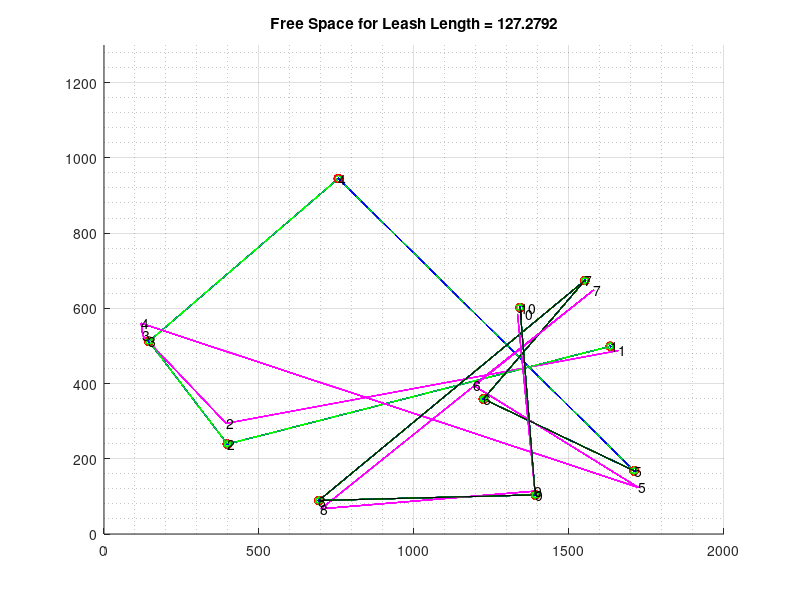

The MATLAB script that drew this image:
function alg ()
% % % % % % % % % % % % % % % % % % % % % % % % % % % % % % % % % % % % % % 
% Coded by: Fernando Gonzalez-Herrera   - CIMAT Zacatecas
%           Carlos Lara-Alvarez         - CIMAT Zacatecas
% % % % % % % % % % % % % % % % % % % % % % % % % % % % % % % % % % % % % %
clc;
global perror;
perror=0;
close all;
% % % % % % % % % % % % % % % % % % % % % % % % % % % % % % % % % % % % % % 
% Parameters for Frechet and scanpath comparison algorith
maxFrechet=(3*30)*sqrt(2);
maxA=maxFrechet;
dista=maxFrechet;
dista2=maxFrechet;
qgamas=2;
pung=10;
% frechetsal=zeros(1,pung-qgamas+1);
tim=1;
% % Make all the combinations for n length scanpaths in a k-waise maner
% % Pairwaise maner
    allc=nchoosek(1:pung,qgamas);
    frechetsal=zeros(1,length(allc));
    vfrechet=zeros(tim, length(allc));    
    vfrechetV=0;
    hc=zeros(pung-1,qgamas);
% % % % % % % % % % % % % % % % % % % % % % % % % % % % % % % % % % % % % % 
for q=1:(pung-1)
    hc(q,1)=q;
    hc(q,2)=q+1;
end
% % % % % % % % % % % % % % % % % % % % % % % % % % % % % % % % % % % % % % 
% Number of iterations to evaluate
for z=1:tim
    clc;
    close all;
% % % % % % % % % % % % % % % % % % % % % % % % % % % % % % % % % % % % % % 
% Random Walk Parameters
% ex, ey = Boundaries
% n = number of points to generate
% npoints = number of scanpath points to evaluate as pattern
    Sal=RandomWalk(50,50,pung);
    qx =Sal(1,:)
    qy =Sal(2,:)
    qpx=Sal(3,:)
    qpy=Sal(4,:)

% % % % % % % % % % % % % % % % % % % % % % % % % % % % % % % % % % % % % % 
    for qgam=1:size(allc,1)
%     vcom(qgam,1)=qgam;
%     vcom(qgam,2)=qgam+qgamas-1;
% % Selecting the qgamas combinatios till length(qx)
        x=qx(allc(qgam,1):allc(qgam,2));
        y=qy(allc(qgam,1):allc(qgam,2));
        px=qpx(allc(qgam,1):allc(qgam,2));
        py=qpy(allc(qgam,1):allc(qgam,2));
        fprintf('Q GAMAS : \t\t%f \t%f',allc(qgam,1),allc(qgam,2))
% % % % % % % % % % % % % % % % % % % % % % % % % % % % % % % % % % % % % %
% % Main algoritm to compare Scanpaths
        inits=zeros(1,size(y,2));
        ends=zeros(1,size(y,2));
        inits(1)=1;
        ends(1)=size(y,2);
        pos=1;
        iMiss=1;
        while 1
            ii=poiR2(x,y,inits(pos),ends(pos),maxA);
            if ii>0
                inits(iMiss+1)=inits(pos);
                ends(iMiss+1)=ii;
                inits(iMiss+2)=ii;
                ends(iMiss+2)=ends(pos);
                iMiss=iMiss+2;
            end
            if(pos==iMiss)
                break;
            end
            pos=pos+1;
        end
        POIval=unique(horzcat(inits(1:iMiss),ends(1:iMiss)))
        xx=x(POIval)
        yy=y(POIval)
        distsini=arrayfun(@(x,y) wdistance(x,y,px(1),py(1),1,1), xx,yy)
        v=find(distsini<dista)
        v0=v(1:end)
        v1=v(2:end)
        if v==1
            v0=1;v1=1;
        end
        distsfin=arrayfun(@(x,y) wdistance(x,y,px(end),py(end),1,1), xx,yy)
        w=find(distsfin<dista2)
        figure(1)
        grid on;
        hold on;
        grid minor;
        plot(x,y,'.b');
        plot(x,y,'--b');
        plot(px,py,'m');
        plot(x(POIval),y(POIval),'or');
        lbl_dwn = .1*max(yy);
% % % % % % % % % % % % % % % % % % % % % % % % % % % % % % % % % % % % % % 
% % Add plot numbers to each iteration of q-gamas in a q wize manner
% % % % % % % % % % % % % % % % % % % % % % % % % % % % % % % % % % % % % %  
%     for i = 1:length(POIval)
%         pp=POIval(i);
%         % % Condition for index exceed inner matrix dimmensions
%         if (pp>length(xx))
%             %             fprintf('TEST01');
%             pp=length(xx);
%         end
%         plot(xx(pp),yy(pp),'r+');
%         % % Label the points with the corresponding 'x' value
% %         tex=strcat(num2str(i),'-',num2str(qgam));
%         tex=strcat(num2str(i));
%         text(xx(pp),yy(pp)+0.05,tex);
%     end
%     for i = 1:length(px)
%         plot(px(i),py(i),'b+');
%         % % Label the points with the corresponding 'y' value
% %         tex=strcat(num2str(i),'-',num2str(qgam));
%         tex=strcat(num2str(i));
%         text(px(i),py(i)+0.05,tex);
%     end
        hold on;
        for i=1:size(v0,2)
            if i==size(v0,2)
                f = find(w>v0(i),1);
            else
                f = find(w>v0(i)&w<=v1(i),1);
            end
            if length(f)==1
            start=POIval(v0(i))
            endd=POIval(w(f))
            sx=x(start:endd);
            sy=y(start:endd);
            Pe=(vertcat(px,py));
            Qu=(vertcat(sx,sy));
            figure(1)
            plot(sx,sy,'-hg');
            axis([0 2000 0 1300]);
            fdic=frechet_decide(Pe,Qu,maxFrechet,0,0);
                if fdic==1
                    figure(1);
                    plot(sx,sy,'-k');
                else
                    frechetsal(1,qgam)=frechetsal(1,qgam)+1;
                    fprintf('EEEEEEEEEERRRROOOR\n');
                end
            else
                frechetsal(1,qgam)=frechetsal(1,qgam)+1;
            end
        end
end
vfrechet(z,:)=frechetsal
vfrechet;
%     jx=1-pdist(vertcat(x,px),'jaccard')
%     jy=1-pdist(vertcat(y,py),'jaccard')
end
% % % % % % % % % % % % % % % % % % % % % % % % % % % % % % % % % % % % % % 
% % % End of iterative statements for evaluation
% % % % % % % % % % % % % % % % % % % % % % % % % % % % % % % % % % % % % % 
for ii = 1:length(qx)
    text(qx(ii),qy(ii),num2str(ii),'color','k')
end
for ii = 1:length(qx)
    text(qpx(ii),qpy(ii),num2str(ii),'color','k')
end
allc'
vfrechet
% % % % % % % % % % % % % % % % % % % % % % % % % % % % % % % % % % % % % % 
for band=1:size(vfrechet,1)
    if (length(find(vfrechet==1))>ceil(0.2*length(allc)))
        if (vfrechet(1,1)+vfrechet(1,5)+vfrechet(1,8)+vfrechet(1,10)) >2
            vfrechetV=vfrechetV+1;
        end
%         vfrechet(band,size(vfrechet,2)+1)=vfrechet(band,size(vfrechet,2)+1)+1;
    end
end
% % % % % % % % % % % % % % % % % % % % % % % % % % % % % % % % % % % % % % 
if vfrechetV==0
    fprintf('\nEl scanpath patron cumple con el scanpath generado\t\n\n');
    fprintf('%f errores de %f comparaciones, %i \t\n',size(vfrechet,2)*size(vfrechet,1)-sum(vfrechet(:)==0),size(vfrechet,2)*size(vfrechet,1),(((sum(vfrechet(:)==0))/(size(vfrechet,2)*size(vfrechet,1))))*100);
else
    fprintf('\nEl scanpath patron NO cumple con el scanpath generado\t\n\n');
    fprintf('%f errores de %f comparaciones, %i \t\n',size(vfrechet,2)*size(vfrechet,1)-sum(vfrechet(:)==0),size(vfrechet,2)*size(vfrechet,1),(((sum(vfrechet(:)==0))/(size(vfrechet,2)*size(vfrechet,1))))*100);
end

end

function dis = wdistance(x0,y0,x1,y1,alx,aly)
% % Get the distance between two points with compensation alx,aly
% % 1 & COMPY, only compensation in the Y axis
    dx=(x1-x0)*alx;
    dy=(y1-y0)*aly;
    dis=sqrt(dx*dx+dy*dy);
end

function [PoI] = poiR2(vx1,vy1,i0,i1,maxleng)
% % % % % % % % % % % % % % % % % % % % % % % % % % % % % % % % % % % % % % 
% Coded by: Jose Fernando Gonzalez Herrera - CIMAT Zacatecas
% % % % % % % % % % % % % % % % % % % % % % % % % % % % % % % % % % % % % % 
% vx1       = X coordenate Vector
% vy1       = Y coordenate Vector
% i0        = Starting point
% i1        = Ending point
% maxleng   = Max distance
% % % % % % % % % % % % % % % % % % % % % % % % % % % % % % % % % % % % % % 
% NOTE:     vx1 and vy1 must be equal size
% % % % % % % % % % % % % % % % % % % % % % % % % % % % % % % % % % % % % %
if i1-i0<=1
    PoI=0;
    return;
end
i=1;j=1; u=1;
pi1=[vx1(i0);vy1(i0);1];
pf1=[vx1(i1);vy1(i1);1];
l1=cross(pi1,pf1);
ll1=l1(1:2,1);
k1=1/sqrt(dot(ll1,ll1));
eq1=k1*l1;                      %Line A - Thru first and last point
l2dots=zeros(i1-i0+1,1);
for i=i0:1:i1
    l2dots(i-i0+1)=dot(eq1,[vx1(i);vy1(i);1]);
end
l2dots=abs(l2dots);
[mL,iL]=max(l2dots);            %Furthest point from line A
% a=[vx1(iL)-vx1(i0);vy1(iL)-vy1(i0);0];
% b=[vx1(i1)-vx1(i0);vy1(i1)-vy1(i0);0];
iLL=iL+i0-1;
A=[vx1(iLL)-vx1(i0),vy1(iLL)-vy1(i0);
    vx1(i1)-vx1(i0),vy1(i1)-vy1(i0)];
areap=abs(0.5*det(A));
if (areap>maxleng)    
    PoI=iL+i0-1;
else
    PoI=0;
end
end

function [Sal] = RandomWalk (ex, ey, n)
% % % % % 1920x1080 Screen Resolution
% % % % % First random point within a square on the middle on the screen
% % % % % emulation atention to test
    xmin=0+ex;      xmax=1920-ex;       %ex px offset from top to bottom
    ymin=0+ey;      ymax=1080-ey;       %ey px offset from left to right
    m=n;                                %Number of points to generate
% % Random Coordinates n=m
    x1=round(xmin+rand(1,n)*(xmax-xmin));
    y1=round(ymin+rand(1,m)*(ymax-ymin));
% % Add gaussian noise to each coordenate
    x2=round((randn(1,n)*30)+x1);
    y2=round((randn(1,m)*30)+y1);
% % Add random outlier
    err=abs(rand(1));
    if (err>0.3)
       pla=randi(n,1,1);
       x2(1,pla)=round(xmin+rand(1,1)*(xmax-xmin));       
       y2(1,pla)=round(ymin+rand(1,1)*(ymax-ymin));
    end
% To a Sal vector
    Sal(1,:)=real(x1);
    Sal(2,:)=real(y1);
    Sal(3,:)=real(x2);
    Sal(4,:)=real(y2);
end

function [decide] = frechet_decide(P,Q,len,plotFSD,printFSD)
% % % % % % % % % % % % % % % % % % % % % % % % % % % % % % % % % % % % % % 
% % Frechet Distance Demo
% Script to run the Decision Problem (DP) for Frechet distance
% The DP is based on Algorithm 1 in "Computing the Frechet Distance 
% Between Two Polygonal Curves", Alt and Godau, International Journal of
% Computational Geometry and Applications, 1995.
% Author:     Rich Kenefic
% Created:    14-Dec-2011
% Modified:   18-Oct-2012 To include the Frechet computation
% % % % % % % % % % % % % % % % % % % % % % % % % % % % % % % % % % % % % % 
global perror;
%--solves the decision problem for Frechet distance
[M,N]=size(P);
if M~=2, error('P must be a 2 by I array'); end
I = N;
[M,N]=size(Q);
if M~=2, error('Q must be a 2 by J array'); end
J = N;
%--compute the free space in each cell
for i=1:I-1
    xp = P(1,i); yp = P(2,i);
    xp1 = P(1,i+1); yp1 = P(2,i+1);
    lP(i) = (xp1-xp)^2 + (yp1-yp)^2;  %--length^2 of the ith segment of P
end
for j=1:J-1
    xq = Q(1,j); yq = Q(2,j);
    xq1 = Q(1,j+1); yq1 = Q(2,j+1);
    lQ(j) = (xq1-xq)^2 + (yq1-yq)^2;  %--length^2 of the jth segment of Q
end
for i=1:I
    xp = P(1,i); yp = P(2,i);
    for j=1:J
        xq = Q(1,j); yq = Q(2,j);
        lPQ(i,j) = (xq-xp)^2 + (yq-yp)^2;  %--length^2 of P->Q link
    end
end
for i=1:I-1
    xp = P(1,i); yp = P(2,i);
    xp1 = P(1,i+1); yp1 = P(2,i+1);    
    for j=1:J-1
        xq = Q(1,j); yq = Q(2,j);
        xq1 = Q(1,j+1); yq1 = Q(2,j+1);
        %--solve for the line segment circle intersections
        ap = lP(i);  aq = lQ(j);
        bp = 2*((xp-xq)*(xp1-xp)+(yp-yq)*(yp1-yp));
        bq = 2*((xq-xp)*(xq1-xq)+(yq-yp)*(yq1-yq));
        c = lPQ(i,j) - len^2;
        dp = bp*bp - 4*ap*c;
        dq = bq*bq - 4*aq*c;
        if dp<0.0,  %--  a_ij, b_ij, LF_ij
            %--line and circle do not intersect
            A(i,j) = NaN; B(i,j) = NaN; 
            LF(i,j,1) = NaN; LF(i,j,2) = NaN;
        else
            up = ((-bp)+sqrt(dp))/(2*ap); um = ((-bp)-sqrt(dp))/(2*ap);
            if (((up<0)&&(um<0))||((up>1)&&(um>1)))
                %--line segment outside circle
                A(i,j) = NaN; B(i,j) = NaN;
                LF(i,j,1) = NaN; LF(i,j,2) = NaN;
            elseif ((min([um up])<0)&&(max([um up])>1))
                %--line segment is interior to circle
                A(i,j) = 0; B(i,j) = 1;
                LF(i,j,1) = 0; LF(i,j,2) = 1;
            elseif ((min([um up])<=0)&&(max([um up])<=1))
                %--one intersection (b_i,j)
                A(i,j) = 0; B(i,j) = max([um up]);
                LF(i,j,1) = 0; LF(i,j,2) = B(i,j);
            elseif ((min([um up])>=0)&&(max([um up])>1))
                %--one intersection (a_i,j)
                A(i,j) = min([um up]); B(i,j) = 1;
                LF(i,j,1) = A(i,j); LF(i,j,2) = 1;
            elseif ((min([um up])>=0)&&(max([um up])<=1))
                %--two intersections
                A(i,j) = min([um up]); B(i,j) = max([um up]);
                LF(i,j,1) = A(i,j); LF(i,j,2) = B(i,j);
            else
                error('Unexpected case in frechet_decide at LF');
            end
        end
        if dq<0.0,  %--  c_ij, d_ij, BF_ij
            %--line and circle do not intersect
            C(i,j) = NaN; D(i,j) = NaN; 
            BF(i,j,1) = NaN; BF(i,j,2) = NaN;
        else
            up = (-bq+sqrt(dq))/(2*aq); um = (-bq-sqrt(dq))/(2*aq);
            if (((up<0)&&(um<0))||((up>1)&&(um>1)))
                %--line segment outside circle
                C(i,j) = NaN; D(i,j) = NaN;
                BF(i,j,1) = NaN; BF(i,j,2) = NaN;
            elseif ((min([um up])<0)&&(max([um up])>1))
                %--line segment is interior to circle
                C(i,j) = 0; D(i,j) = 1;
                BF(i,j,1) = 0; BF(i,j,2) = 1;
            elseif ((min([um up])<=0)&&(max([um up])<=1))
                %--one intersection (d_i,j)
                C(i,j) = 0; D(i,j) = max([um up]);
                BF(i,j,1) = 0; BF(i,j,2) = D(i,j);
            elseif ((min([um up])>=0)&&(max([um up])>1))
                %--one intersection (a_i,j)
                C(i,j) = min([um up]); D(i,j) = 1;
                BF(i,j,1) = C(i,j); BF(i,j,2) = 1;
            elseif ((min([um up])>=0)&&(max([um up])<=1))
                %--two intersections
                C(i,j) = min([um up]); D(i,j) = max([um up]);
                BF(i,j,1) = C(i,j); BF(i,j,2) = D(i,j);
            else
                error('Unexpected case in frechet_decide at BF');
            end
        end
    end
end
%--Top row
xp = P(1,I); yp = P(2,I);
for j=1:J-1
    xq = Q(1,j); yq = Q(2,j);
    xq1 = Q(1,j+1); yq1 = Q(2,j+1);
    %--solve for the line segment circle intersections
    aq = lQ(j);
    bq = 2*((xq-xp)*(xq1-xq)+(yq-yp)*(yq1-yq));
    c = lPQ(I,j) - len^2;
    dq = bq*bq - 4*aq*c;
    if dq<0.0,  %--  c_ij, d_ij, BF_ij
        %--line and circle do not intersect
        C(I,j) = NaN; D(I,j) = NaN;
        BF(I,j,1) = NaN; BF(I,j,2) = NaN;
    else
        up = (-bq+sqrt(dq))/(2*aq); um = (-bq-sqrt(dq))/(2*aq);
        if (((up<0)&&(um<0))||((up>1)&&(um>1)))
            %--line segment outside circle
            C(I,j) = NaN; D(I,j) = NaN;
            BF(I,j,1) = NaN; BF(I,j,2) = NaN;
        elseif ((min([um up])<0)&&(max([um up])>1))
            %--line segment is interior to circle
            C(I,j) = 0; D(I,j) = 1;
            BF(I,j,1) = 0; BF(I,j,2) = 1;
        elseif ((min([um up])<=0)&&(max([um up])<=1))
            %--one intersection (d_i,j)
            C(I,j) = 0; D(I,j) = max([um up]);
            BF(I,j,1) = 0; BF(I,j,2) = D(I,j);
        elseif ((min([um up])>=0)&&(max([um up])>1))
            %--one intersection (a_i,j)
            C(I,j) = min([um up]); D(I,j) = 1;
            BF(I,j,1) = C(I,j); BF(I,j,2) = 1;
        elseif ((min([um up])>=0)&&(max([um up])<=1))
            %--two intersections
            C(I,j) = min([um up]); D(I,j) = max([um up]);
            BF(I,j,1) = C(I,j); BF(I,j,2) = D(I,j);
        else
            error('Unexpected case in frechet_decide at BF (top row)');
        end
    end
end
%--Right column
xq = Q(1,J); yq = Q(2,J);
for i=1:I-1
    xp = P(1,i); yp = P(2,i);
    xp1 = P(1,i+1); yp1 = P(2,i+1);
    %--solve for the line segment circle intersections
    ap = lP(i); 
    bp = 2*((xp-xq)*(xp1-xp)+(yp-yq)*(yp1-yp));
    c = lPQ(i,J) - len^2;
    dp = bp*bp - 4*ap*c;
    if dp<0.0,  %--  a_ij, b_ij, LF_ij
        %--line and circle do not intersect
        A(i,J) = NaN; B(i,J) = NaN;
        LF(i,J,1) = NaN; LF(i,J,2) = NaN;
    else
        up = (-bp+sqrt(dp))/(2*ap); um = (-bp-sqrt(dp))/(2*ap);
        if (((up<0)&&(um<0))||((up>1)&&(um>1)))
            %--line segment outside circle
            A(i,J) = NaN; B(i,J) = NaN;
            LF(i,J,1) = NaN; LF(i,J,2) = NaN;
        elseif ((min([um up])<0)&&(max([um up])>1))
            %--line segment is interior to circle
            A(i,J) = 0; B(i,J) = 1;
            LF(i,J,1) = 0; LF(i,J,2) = 1;
        elseif ((min([um up])<=0)&&(max([um up])<=1))
            %--one intersection (b_i,j)
            A(i,J) = 0; B(i,J) = max([um up]);
            LF(i,J,1) = 0; LF(i,J,2) = B(i,J);
        elseif ((min([um up])>=0)&&(max([um up])>1))
            %--one intersection (a_i,j)
            A(i,J) = min([um up]); B(i,J) = 1;
            LF(i,J,1) = A(i,J); LF(i,J,2) = 1;
        elseif ((min([um up])>=0)&&(max([um up])<=1))
            %--two intersections
            A(i,J) = min([um up]); B(i,J) = max([um up]);
            LF(i,J,1) = A(i,J); LF(i,J,2) = B(i,J);
        else
            error('Unexpected case in frechet_decide at LF (right col)');
        end
    end
end
%--Top Right cell
xp = P(1,I-1); yp = P(2,I-1);
xp1 = P(1,I); yp1 = P(2,I);
xq = Q(1,J-1); yq = Q(2,J-1);
xq1 = Q(1,J); yq1 = Q(2,J);
ap = lP(I-1);  aq = lQ(J-1);
bp = 2*((xp-xq1)*(xp1-xp)+(yp-yq1)*(yp1-yp));
bq = 2*((xq-xp1)*(xq1-xq)+(yq-yp1)*(yq1-yq));
cp = lPQ(I-1,J) - len^2;
cq = lPQ(I,J-1) - len^2;
dp = bp*bp - 4*ap*cp;
dq = bq*bq - 4*aq*cq;
if dp<0.0,  %--  a_ij, b_ij, LF_ij
    %--line and circle do not intersect
    A(I,J) = NaN; B(I,J) = NaN;
    LF(I,J,1) = NaN; LF(I,J,2) = NaN;
else
    up = (-bp+sqrt(dp))/(2*ap); um = (-bp-sqrt(dp))/(2*ap);
    if (((up<0)&&(um<0))||((up>1)&&(um>1)))
        %--line segment outside circle
        A(I,J) = NaN; B(I,J) = NaN;
        LF(I,J,1) = NaN; LF(I,J,2) = NaN;
    elseif ((min([um up])<0)&&(max([um up])>1))
        %--line segment is interior to circle
        A(I,J) = 0; B(I,J) = 1;
        LF(I,J,1) = 0; LF(I,J,2) = 1;
    elseif ((min([um up])<=0)&&(max([um up])<=1))
        %--one intersection (b_i,j)
        A(I,J) = 0; B(I,J) = max([um up]);
        LF(I,J,1) = 0; LF(I,J,2) = B(i,j);
    elseif ((min([um up])>=0)&&(max([um up])>1))
        %--one intersection (a_i,j)
        A(I,J) = min([um up]); B(I,J) = 1;
        LF(I,J,1) = A(i,j); LF(I,J,2) = 1;
    elseif ((min([um up])>=0)&&(max([um up])<=1))
        %--two intersections
        A(I,J) = min([um up]); B(I,J) = max([um up]);
        LF(I,J,1) = A(I,J); LF(I,J,2) = B(I,J);
    else
        error('Unexpected case in frechet_decide at LF (top right cell)');
    end
end
if dq<0.0,  %--  c_ij, d_ij, BF_ij
    %--line and circle do not intersect
    C(I,J) = NaN; D(I,J) = NaN;
    BF(I,J,1) = NaN; BF(I,J,2) = NaN;
else
    up = (-bq+sqrt(dq))/(2*aq); um = (-bq-sqrt(dq))/(2*aq);
    if (((up<0)&&(um<0))||((up>1)&&(um>1)))
        %--line segment outside circle
        C(I,J) = NaN; D(I,J) = NaN;
        BF(I,J,1) = NaN; BF(I,J,2) = NaN;
    elseif ((min([um up])<0)&&(max([um up])>1))
        %--line segment is interior to circle
        C(I,J) = 0; D(I,J) = 1;
        BF(I,J,1) = 0; BF(I,J,2) = 1;
    elseif ((min([um up])<=0)&&(max([um up])<=1))
        %--one intersection (d_i,j)
        C(I,J) = 0; D(I,J) = max([um up]);
        BF(I,J,1) = 0; BF(I,J,2) = D(I,J);
    elseif ((min([um up])>=0)&&(max([um up])>1))
        %--one intersection (a_i,j)
        C(I,J) = min([um up]); D(I,J) = 1;
        BF(I,J,1) = C(I,J); BF(I,J,2) = 1;
    elseif ((min([um up])>=0)&&(max([um up])<=1))
        %--two intersections
        C(I,J) = min([um up]); D(I,J) = max([um up]);
        BF(I,J,1) = C(I,J); BF(I,J,2) = D(I,J);
    else
        error('Unexpected case in frechet_decide at BF (top right cell)');
    end
end
%--plot the free space diagram
if plotFSD==1  
    figure(2)
%     figure('Name','FSD','NumberTitle','off')
    if exist('h')==1
        close(2)
        figure(2)
%         figure('Name','Graph','NumberTitle','off')
        h = [];
    end
    ih = 1;
    for i=1:I-1
        for j=1:J-1
            x = [j-1 j j j-1];  y = [i-1 i-1 i i];
            h(ih)=patch(x',y','k'); ih = ih + 1;
            x = []; y = [];
            if ~isnan(C(i,j))
                x = [x j-1+C(i,j)];  y = [y i-1];
            end
            if ~isnan(D(i,j))
                x = [x j-1+D(i,j)];  y = [y i-1];
            end
            if ~isnan(A(i,j+1))
                x = [x j];  y = [y i-1+A(i,j+1)];
            end
            if ~isnan(B(i,j+1))
                x = [x j];  y = [y i-1+B(i,j+1)];
            end
            if ~isnan(D(i+1,j))
                x = [x j-1+D(i+1,j)];  y = [y i];
            end
            if ~isnan(C(i+1,j))
                x = [x j-1+C(i+1,j)];  y = [y i];
            end
            if ~isnan(B(i,j))
                x = [x j-1];  y = [y i-1+B(i,j)];
            end
            if ~isnan(A(i,j))
                x = [x j-1];  y = [y i-1+A(i,j)];
            end
            if length(x)>2
                h(ih) = patch(x',y','w'); ih = ih + 1;
            elseif length(x)>0
                x
                y
                fprintf('patch error\n');
            end
        end
    end
end
%--Compute the reachable sets for each cell
for i=2:I    %--fill in column 1
    LR(i,1,1) = NaN; LR(i,1,2) = NaN;
end
for j=2:J    %--fill in row 1
    BR(1,j,1) = NaN; BR(1,j,2) = NaN;
end
for i=1:I-1
    for j=1:J-1
        if (i==1)&&(j==1)
            if (LF(i,j,1)==0)&&(BF(i,j,1)==0)   %--start at the origin
                LR(i,j+1,1) = LF(i,j+1,1); LR(i,j+1,2) = LF(i,j+1,2);
                BR(j+1,i,1) = BF(j+1,i,1); BR(j+1,i,2) = BF(j+1,i,2);
            else
                LR(i,j+1,1) = NaN; LR(i,j+1,2) = NaN;
                BR(j+1,i,1) = NaN; BR(j+1,i,2) = NaN;
            end
        else
            if isnan(LR(i,j,1))&&isnan(BR(i,j,1))
                LR(i,j+1,1) = NaN; LR(i,j+1,2) = NaN;
                BR(i+1,j,1) = NaN; BR(i+1,j,2) = NaN;
            elseif (~isnan(LR(i,j,1)))&&isnan(BR(i,j,1))
                BR(i+1,j,1) = BF(i+1,j,1); BR(i+1,j,2) = BF(i+1,j,2);
                if (LF(i,j+1,2)<LR(i,j,1))||isnan(LF(i,j+1,2))
                    LR(i,j+1,1) = NaN; LR(i,j+1,2) = NaN;
                elseif LF(i,j+1,1)>LR(i,j,1)
                    LR(i,j+1,1) = LF(i,j+1,1);
                    LR(i,j+1,2) = LF(i,j+1,2);
                else
                    LR(i,j+1,1) = LR(i,j,1);
                    LR(i,j+1,2) = LF(i,j+1,2);
                end
            elseif isnan(LR(i,j,1))&&(~isnan(BR(i,j,1)))
                LR(i,j+1,1) = LF(i,j+1,1); LR(i,j+1,2) = LF(i,j+1,2);
                if (BF(i+1,j,2)<BR(i,j,1))||isnan(BF(i+1,j,2))
                    BR(i+1,j,1) = NaN; BR(i+1,j,2) = NaN;
                elseif BF(i+1,j,1)>BR(i,j,1)
                    BR(i+1,j,1) = BF(i+1,j,1);
                    BR(i+1,j,2) = BF(i+1,j,2);
                else
                    BR(i+1,j,1) = BR(i,j,1);
                    BR(i+1,j,2) = BF(i+1,j,2);
                end
            else
                LR(i,j+1,1) = LF(i,j+1,1); LR(i,j+1,2) = LF(i,j+1,2);
                BR(i+1,j,1) = BF(i+1,j,1); BR(i+1,j,2) = BF(i+1,j,2);
            end
        end
        if printFSD==1
            fprintf('cell(%d,%d):\n',i,j);
            fprintf('\tLF(i,j)=[%f,%f] ',LF(i,j,1),LF(i,j,2));
            fprintf('\tBF(i,j)=[%f,%f] \n',BF(i,j,1),BF(i,j,2));
            fprintf('\tLR(i,j)=[%f,%f] ',LR(i,j,1),LR(i,j,2));
            fprintf('\tBR(i,j)=[%f,%f] \n',BR(i,j,1),BR(i,j,2));
            fprintf('\tLR(i,j+1)=[%f,%f] ',LR(i,j+1,1),LR(i,j+1,2));
            fprintf('\tBR(i+1,j)=[%f,%f] \n',BR(i+1,j,1),BR(i+1,j,2));
        end
    end
end
%--decide
if (BR(I,J-1,2)==1)||(LR(I-1,J,2)==1)
    decide = 1;
else
    decide = 0;
end
title(['Free Space for Leash Length = ' num2str(len)]);
return
end